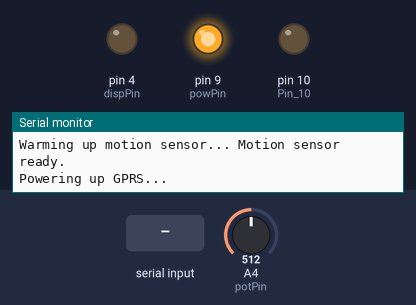
A sketch run on a simulated Arduino Uno, built with avr-gcc and run on an emulated ATmega328P. On the bench: output pins drawn as LEDs (lit = HIGH), the last lines printed to the serial monitor. The test bench sets the inputs (shaded band); at power-on: A4 (potPin) = 512. Storage starts empty; the modem accepts every AT command (registered, SIM ready, sends succeed) and sends nothing else.

Above: at 0.2 s.
At 2.3 s:
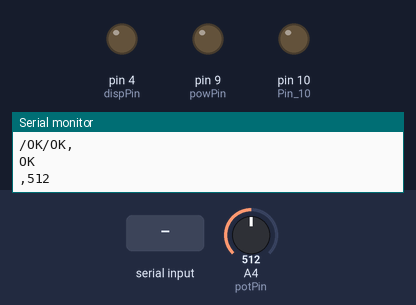
2.4 s: "90,45\n" received over the second serial link
5.6 s: "30,150\n" received over the second serial link
7.7 s: "90\n" received over the second serial link
Timing chart, 0 to 10.7 s (numbered marks = the images above; inputs shaded):
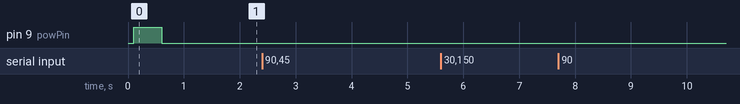

The sketch:

PIR_GPRS_SD_POT_broken.ino
```cpp
/*

 -- Official working draft of the MyStall prototype --

 All called functions are defined at the end of the sketch, immediately following
 the main loop. Pay attention to the clearStrings() function, as it must be updated
 with any new strings added to the sketch for them to be cleared properly after
 each loop.

 Current shields:
 - GPRS
 - SD

 Current sensors:
 - PIR

 Important notes:
 - In the Arduino core libraries, SoftwareSerial.h has been modified to increase max
 buffer size from 64 --> 256 to accomodate longer reads from GPRS over the software
 serial connection.
 - In working prototype, PIR must be warmed up for ~20 seconds on the first boot for
 proper function.

 */

#include <SD.h>
#include <SoftwareSerial.h>

// Define constants for GPRS shield function
const int rxPin = 7;  // Receive pin for software serial
const int txPin = 8;  // Transmit pin for software serial
const int powPin = 9;  // Software power-up pin

const int csPin = 10;  // Chip select for SD shield

// Define pin constants for sensor(s)
const int dispPin = 4;  // LED indicating state of motion sensor
const int pirPin = 2;  // Motion sensor pin

// Define strings used globally
String rawDateTime;  // Create string for storing GPRS date and time before parsing
String year;  // Create string for storing raw year
String yearLong;  // Create string for assembling long form of year
String month;  // Create string for storing raw month
String monthLong;  // Create string for assembling long form of month (month name)
String day;  // Create string for storing raw day
String dayLong;   // Create string for assembling long form of day
String dateString;  // Create string for storing date from GPRS when function called
String dateLongString;  // Create string for assembling long form of date
String timeString;  // Create string for storing time from GPRS when function called
String dataString;  // Create string for storing all data to be written to SD

File dataFile;  // Define variable as a file for data logging via SD shield

SoftwareSerial gprsSerial(rxPin, txPin);  // Define software serial connection for GPRS

//int pir = 0;  // Define variable for reading PIR sensor

int potPin = A4;  // Analog pin for potentiometer input
int potValue = 0;  // Raw value read from potentiometer
float potVoltage = 0;  // Calculated potentiometer voltage

void setup()
{
  // Define necessary pin modes
  pinMode(rxPin, INPUT);  // Software serial receive input
  pinMode(txPin, OUTPUT);  // Software serial transmiss output
  pinMode(powPin, OUTPUT);  // Software power-up output
  pinMode(dispPin, OUTPUT);  // LED indicator output
  //pinMode(pirPin, INPUT);  // PIR sensor input

  Serial.begin(19200);  // Initiate hardware serial connection for monitor output

  Serial.print("Warming up motion sensor... ");
  //delay(2000);  // Should be ~20 sec on first boot, but set low for debugging
  Serial.println("Motion sensor ready.");
  Serial.println();

  // Power up GPRS using software, if necessary
  Serial.print("Powering up GPRS...");
  powerUp();
  Serial.println("GPRS powered on.");
  Serial.println();

  gprsSerial.begin(19200);  // Initiate software serial connection for GPRS

  gprsBaselineSettings();  // Call function to set GPRS settings for proper response formatting

  Serial.println("GPRS connection initialized.");
  Serial.println();

  Serial.print("Initializing SD card...");

  pinMode(10, OUTPUT);  // Pin 10 (chip select) must be set to OUTPUT even if unused

  if(!SD.begin(csPin))
  {
    Serial.println("card failed or not present.");
    delay(2000);
    return;
  }
  Serial.println("card initialized.");
  Serial.println();
}

void loop()
{
  delay(1000);  // Delay between each sensor check and read and write loop

  potValue = analogRead(potPin);  // Retrieve measurement from potentiometer
  //potVoltage = potValue*(5.0 / 1023.0);  // Calculate actual voltage across potentiometer
  //int potVol = char(potVoltage);

  //pir = digitalRead(pirPin);  // Retrieve value from PIR sensor
  //digitalWrite(dispPin, pir);  // Set LED state to match sensor value

  getDateTime();  // Get GPRS date and time by calling function

  //appendToString(dateString);
  //appendToString(timeString);

  dataString += String(dateString);  // Add date to dataString
  dataString += ",";

  dataString += String(timeString);  // Add time to dataString
  dataString += ",";

  //dataString += String(pir);  // Add PIR sensor value to dataString
  dataString += String(potValue);

  dataStringWriteSD();  // Call function to write dataString to SD card

  clearStrings();  // Call function to clear all strings storing data
}

///////////////////////////////////////////////////////////////////////////////////////////////
//\/\/\/\<------------  All functions called in main loop defined below  ------------>/\/\/\/\\
///////////////////////////////////////////////////////////////////////////////////////////////

// Set baseline response parameters for proper string parsing and construction
void gprsBaselineSettings()
{
  delay(100);
  gprsSerial.println("ATE0");
  delay(100);
  gprsSerial.println("ATQ1");
  delay(100);
  gprsSerial.println("ATV0");
  delay(100);
}

// Software start-up function for GPRS shield
void powerUp()
{
  digitalWrite(powPin, LOW);
  delay(100);
  digitalWrite(powPin, HIGH);
  delay(500);
  digitalWrite(powPin, LOW);
  delay(100);
}

// Retrieve date and time from GPRS and parse into individual strings
void getDateTime()
{
  gprsSerial.println("AT+CCLK?");  // Request date and time from GPRS

  if(gprsSerial.available())  // If data is coming from GPRS
  {
    while(gprsSerial.available())  // Read the data into string from incoming bytes while they're available
    {
      char c = gprsSerial.read();  // Read each byte sent, one at a time, into storage variable

      rawDateTime += c;  // Add character to the end of the data string to be written to SD later
    }
  }
  parseDateTime();
}

/*
void parseDateTime()
 {
 for(int i = 8; i < 16; i++)
 {
 dateString += String(rawDateTime.charAt(i));
 dateString += String("\0");
 }
 for(int j = 17; j < 25; j++)
 {
 timeString += String(rawDateTime.charAt(j));
 timeString += String("\0");
 }
 }
 */

void parseDateTime()
{
  for(int y = 8; y < 10; y++)
  {
    year += String(rawDateTime.charAt(y));
    year += String("\0");
  }
  for(int m = 11; m < 13; m++)
  {
    month += String(rawDateTime.charAt(m));
    month += String("\0");
  }
  for(int d = 14; d < 16; d++)
  {
    day += String(rawDateTime.charAt(d));
    day += String("\0");
  }
  for(int t = 16; t < 26; t++)
  {
    timeString += String(rawDateTime.charAt(t));
    timeString += String("\0");
  }

  //dateString += String(month);
  dateString += "/";
  dateString += String(day);
  dateString += "/";
  dateString += String(year);

  //dateLong();
}

void dateLong()
{
  // Format year
  yearLong += "20";
  yearLong += String(year);
  Serial.println(yearLong);

  // Format day
  dayLong += day.toInt();
  /*if(day.charAt(0) == 0)
   {
   dayLong = String(day.charAt(1));
   }
   else
   {
   dayLong = String(day);
   }*/
  Serial.println(dayLong);

  // Format month
  switch(month.toInt())
  {
  case 1:
    monthLong += "January";
    break;
  case 2:
    monthLong += "February";
    break;
  case 3:
    monthLong += "March";
    break;
  case 4:
    monthLong += "April";
    break;
  case 5:
    monthLong += "May";
    break;
  case 6:
    monthLong += "June";
    break;
  case 7:
    monthLong += "July";
    break;
  case 8:
    monthLong += "August";
    break;
  case 9:
    monthLong += "September";
    break;
  case 0:
    monthLong += "October";
    break;
  case 11:
    monthLong += "November";
    break;
  case 12:
    monthLong += "December";
    break;
  default:
    monthLong = String(month);
    Serial.println("Month formatting failed");
  }
  Serial.println(monthLong);

  dateLongString += String(monthLong);
  dateLongString += " ";
  dateLongString += String(dayLong);
  dateLongString += ", ";
  dateLongString += String(year);
  Serial.println(dateLongString);
}

/*
String appendToString(String appendData)
 {
 if(dataString == "")
 {
 dataString += String(appendData);
 }
 else
 {
 dataString += ",";
 dataString += String(appendData);
 }
 }
 */

// Write string containing all data to SD card (dataString)
void dataStringWriteSD()
{
  dataFile = SD.open("DATALOG.TXT", FILE_WRITE);  // Open data file, with full privileges, for writing

  if(dataFile)  // If file on SD card is opened successfully
  {
    dataFile.println(dataString);  // Print dataString to it
    dataFile.close();  // Close the data file and proceed
    Serial.println(dataString);  // Print dataString to serial monitor to confirm values written
  }
  else
  {
    Serial.println("Error opening DATALOG.TXT!");  // If data file can't be opened, produce an error message
  }
}

// Clear all strings after writing to SD in preparation for next loop
void clearStrings()
{
  rawDateTime = "";  // Unparsed date and time string
  year = "";  // Parsed year
  month = "";  // Parsed month
  day = "";  // Parsed day
  yearLong = "";  // Long form of year
  monthLong = "";  // Long form of month
  dayLong = "";  // Long form of day
  dateString = "";  // Assembled date string
  timeString = "";  // Parsed time string
  dataString = "";  // String storing all data that was written to SD
  dateLongString = "";  // Long form of date
}
```
